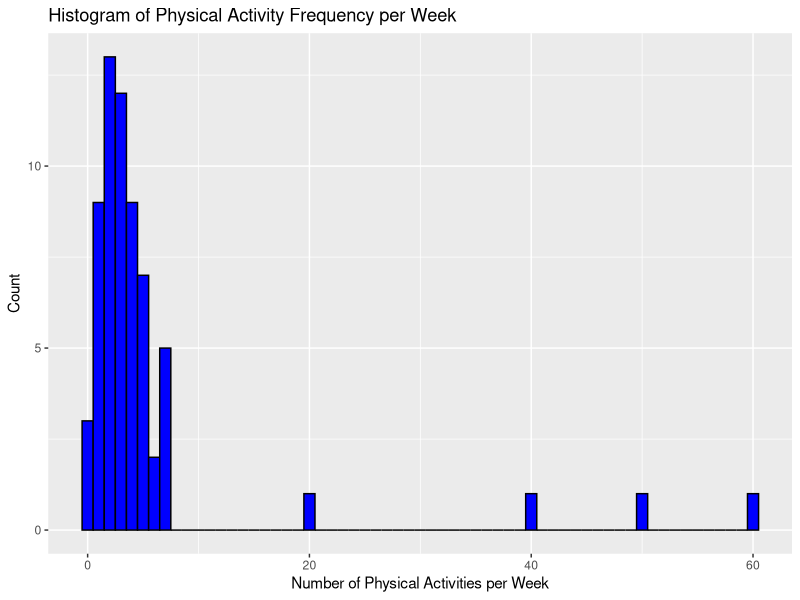
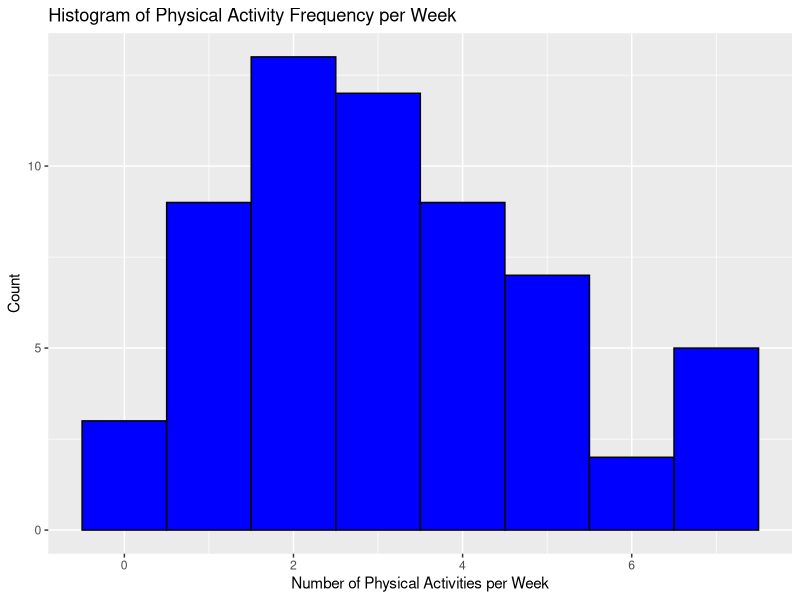
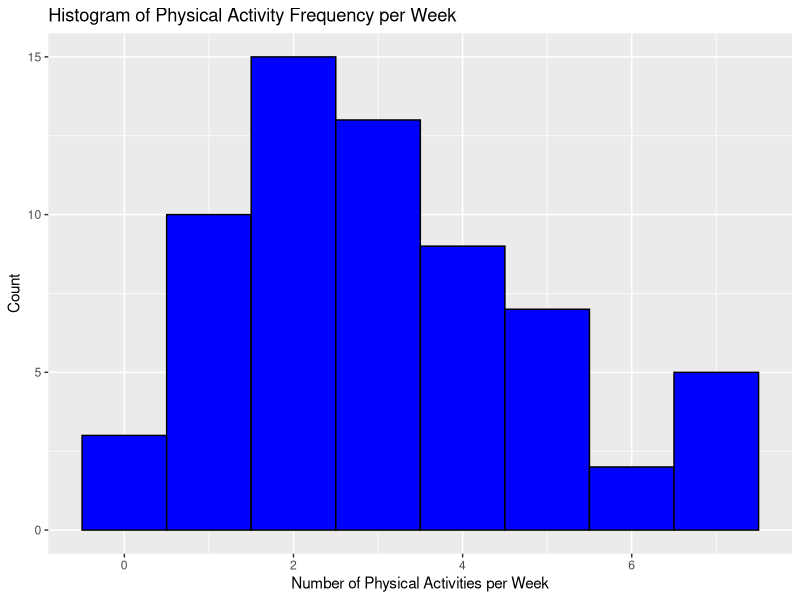
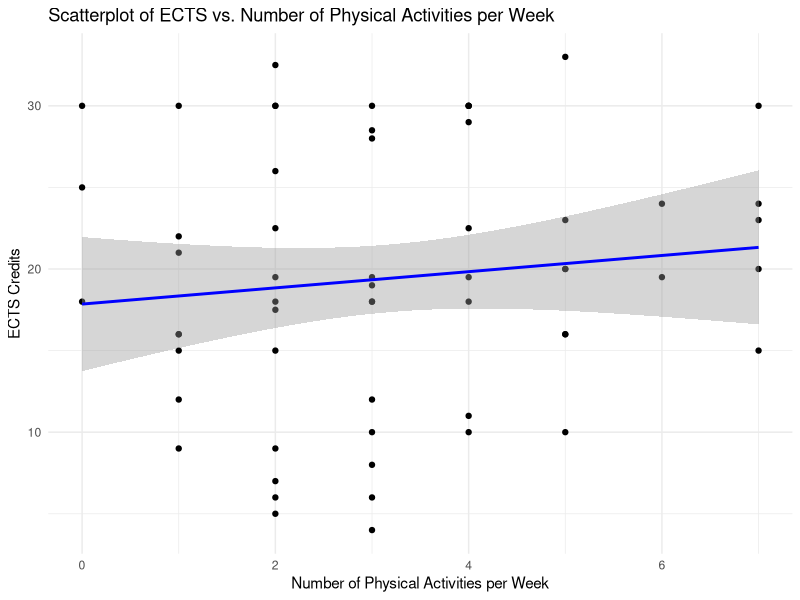
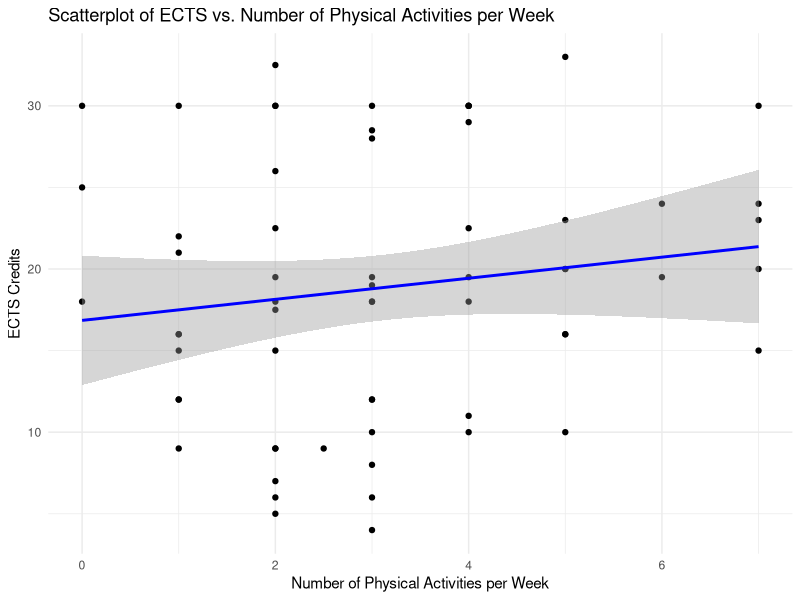
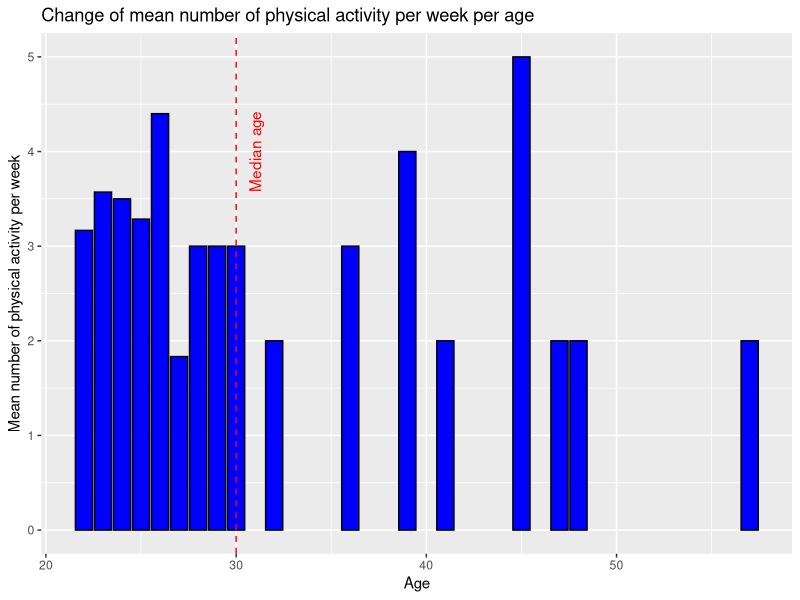
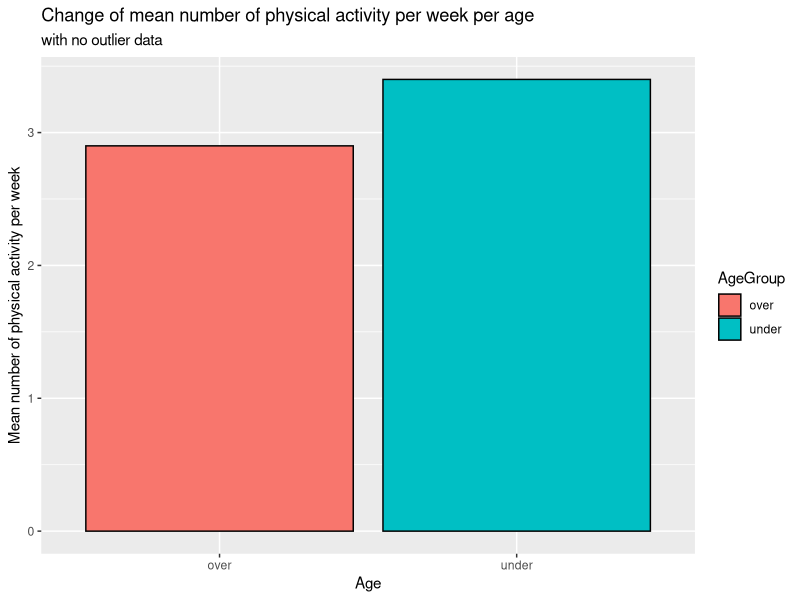
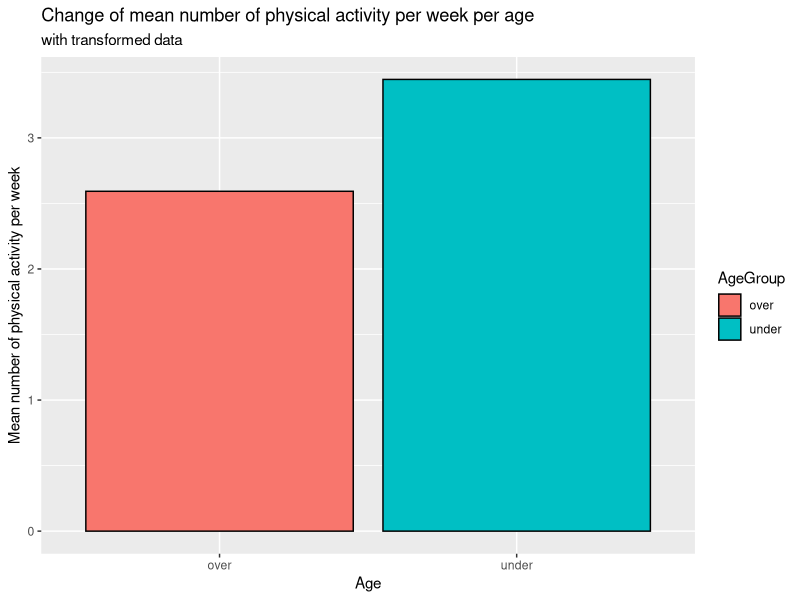

Generate these figures, in order, with R:
## ---- chunk 1
knitr::opts_chunk$set(echo = TRUE)
library(tidyverse)
library(ggplot2)
library(dplyr)
library(tidyr)
library(survey)
library(knitr)
## ---- chunk 2
# Load the survey data
survey_data <- read.csv("group14.csv", header=TRUE)
names(survey_data) <- c("Gender", "Age", "Studies", 
                        "NumberOfPhysicalActivityPerWeek", 
                        "TypeOfPhysicalActivity", 
                        "WorkStudy")

# Split WorkStudy into ECTS and HoursOfWork
survey_data <- separate(survey_data, 
                        "WorkStudy", 
                        c("ECTS", "HoursOfWork"), sep=";")

# unify different comma representations for ECTS before coercion
survey_data$ECTS <- as.numeric(sub(",", ".", survey_data$ECTS, fixed = TRUE))
survey_data$HoursOfWork <- as.numeric(survey_data$HoursOfWork)
survey_data$NumberOfPhysicalActivityPerWeek <- as.numeric(
  survey_data$NumberOfPhysicalActivityPerWeek)

# Display the data
kable(head(survey_data), caption = "Survey data set")
## ---- chunk 3
# Histogram of Physical Activity Frequency
ggplot(survey_data, aes(x = NumberOfPhysicalActivityPerWeek)) +
  geom_histogram(binwidth = 1, fill = "blue", color = "black") +
  labs(title = "Histogram of Physical Activity Frequency per Week",
       x = "Number of Physical Activities per Week",
       y = "Count")
## ---- chunk 4
Q1 <- quantile(survey_data$NumberOfPhysicalActivityPerWeek, 0.25, na.rm = TRUE)
Q3 <- quantile(survey_data$NumberOfPhysicalActivityPerWeek, 0.75, na.rm = TRUE)
IQR <- Q3 - Q1

lower_bound <- Q1 - 1.5 * IQR
upper_bound <- Q3 + 1.5 * IQR

survey_data_no_outliers <- survey_data %>%
  filter(NumberOfPhysicalActivityPerWeek >= lower_bound & NumberOfPhysicalActivityPerWeek <= upper_bound)

kable(head(survey_data_no_outliers), 
      caption = "Data with removed outliers in physical activity")
## ---- chunk 5
ggplot(survey_data_no_outliers, aes(x = NumberOfPhysicalActivityPerWeek)) +
  geom_histogram(binwidth = 1, fill = "blue", color = "black") +
  labs(title = "Histogram of Physical Activity Frequency per Week",
       x = "Number of Physical Activities per Week",
       y = "Count")
## ---- chunk 6
Q1 <- quantile(survey_data$NumberOfPhysicalActivityPerWeek, 0.25, na.rm = TRUE)
Q3 <- quantile(survey_data$NumberOfPhysicalActivityPerWeek, 0.75, na.rm = TRUE)
IQR <- Q3 - Q1

lower_bound <- Q1 - 1.5 * IQR
upper_bound <- Q3 + 1.5 * IQR

survey_data_transformed <- survey_data %>%
  mutate(NumberOfPhysicalActivityPerWeek = ifelse(
    NumberOfPhysicalActivityPerWeek < lower_bound | NumberOfPhysicalActivityPerWeek > upper_bound,
    NumberOfPhysicalActivityPerWeek / 20,
    NumberOfPhysicalActivityPerWeek
  ))

kable(head(survey_data_transformed), 
      caption = "Data with transformed physical activity")
## ---- chunk 7
ggplot(survey_data_transformed, aes(x = NumberOfPhysicalActivityPerWeek)) +
  geom_histogram(binwidth = 1, fill = "blue", color = "black") +
  labs(title = "Histogram of Physical Activity Frequency per Week",
       x = "Number of Physical Activities per Week",
       y = "Count")
## ---- chunk 8
summary_stats_transformed <- survey_data_transformed %>%
  group_by(NumberOfPhysicalActivityPerWeek) %>%
  summarise(
    Mean_ECTS = mean(ECTS, na.rm = TRUE),
    Mean_HoursOfWork = mean(HoursOfWork, na.rm = TRUE),
    SD_ECTS = sd(ECTS, na.rm = TRUE),
    SD_HoursOfWork = sd(HoursOfWork, na.rm = TRUE)
  )
summary_stats_no_outliers <- survey_data_no_outliers %>%
  group_by(NumberOfPhysicalActivityPerWeek) %>%
  summarise(
    Mean_ECTS = mean(ECTS, na.rm = TRUE),
    Mean_HoursOfWork = mean(HoursOfWork, na.rm = TRUE),
    SD_ECTS = sd(ECTS, na.rm = TRUE),
    SD_HoursOfWork = sd(HoursOfWork, na.rm = TRUE)
  )
## ---- chunk 9
kable(summary_stats_transformed, 
      caption = "Summary statistics transformed data")
## ---- chunk 10
kable(summary_stats_no_outliers, 
      caption = "Summary statistics no outliers in physical activities")
## ---- chunk 11

model_original <- lm(ECTS ~ NumberOfPhysicalActivityPerWeek + HoursOfWork, data = survey_data)
summary(model_original)

model_transformed <- lm(ECTS ~ NumberOfPhysicalActivityPerWeek + HoursOfWork, data = survey_data_transformed)
summary(model_transformed)

model_no_outliers <- lm(ECTS ~ NumberOfPhysicalActivityPerWeek + HoursOfWork, data = survey_data_no_outliers)
summary(model_no_outliers)
## ---- chunk 12

survey_design_no_outliers <- svydesign(id = ~1, data = survey_data_no_outliers, weights = ~1)
model_original <- svyglm(ECTS ~ NumberOfPhysicalActivityPerWeek + HoursOfWork, design = survey_design_no_outliers)
summary(model_original)

survey_design_transformed <- svydesign(id = ~1, data = survey_data_transformed, weights = ~1)
model_transformed <- svyglm(ECTS ~ NumberOfPhysicalActivityPerWeek + HoursOfWork, design = survey_design_transformed)
summary(model_transformed)
## ---- chunk 13
# Create a scatterplot of ECTS vs. NumberOfPhysicalActivityPerWeek with regression line
ggplot(survey_data_no_outliers, aes(x = NumberOfPhysicalActivityPerWeek, y = ECTS)) +
  geom_point() +
  geom_smooth(method = "lm", formula = y ~ x, se = TRUE, color = "blue") +
  labs(title = "Scatterplot of ECTS vs. Number of Physical Activities per Week",
       x = "Number of Physical Activities per Week",
       y = "ECTS Credits") +
  theme_minimal()

ggplot(survey_data_transformed, aes(x = NumberOfPhysicalActivityPerWeek, y = ECTS)) +
  geom_point() +
  geom_smooth(method = "lm", formula = y ~ x, se = TRUE, color = "blue") +
  labs(title = "Scatterplot of ECTS vs. Number of Physical Activities per Week",
       x = "Number of Physical Activities per Week",
       y = "ECTS Credits") +
  theme_minimal()


# Create a new data frame for predictions
new_data <- survey_data_no_outliers %>%
  mutate(Predicted_ECTS = predict(model_original, newdata = survey_data_no_outliers))
## ---- chunk 14
survey_data_grouped_age <- survey_data_no_outliers %>%
  group_by(Age) %>%
  summarise(Mean_PhysicalActivity = mean(NumberOfPhysicalActivityPerWeek))

ggplot(survey_data_grouped_age, aes(x = Age, y = Mean_PhysicalActivity)) +
  geom_col(fill = "blue", color = "black") +
  geom_vline(xintercept = median(survey_data_grouped_age$Age), 
             linetype = "dashed", 
             color = "red") +
  annotate("text", 
           x=median(survey_data_grouped_age$Age)+1, 
           y=4, 
           label="Median age", 
           angle=90, 
           color="red") +
  labs(title = "Change of mean number of physical activity per week per age",
       x = "Age",
       y = "Mean number of physical activity per week")
## ---- chunk 15
# no outlier survey data set
survey_data_no_outliers$AgeGroup <- 
  as.factor(
    ifelse(survey_data_no_outliers$Age > median(survey_data_no_outliers$Age), 
         "over", "under")
  )

# transformed survey data set
survey_data_transformed$AgeGroup <- 
  as.factor(
    ifelse(survey_data_transformed$Age > median(survey_data_transformed$Age), 
         "over", "under")
  )
## ---- chunk 16
data_outlier_agegroup <- survey_data_no_outliers %>%
  group_by(AgeGroup) %>%
  summarise(mean_PhysicalActivity = mean(NumberOfPhysicalActivityPerWeek, 
                                         na.rm = TRUE))

ggplot(data_outlier_agegroup, 
  aes(x = AgeGroup, y = mean_PhysicalActivity, fill = AgeGroup)) +
  geom_col(color = "black") +
  labs(title = "Change of mean number of physical activity per week per age",
       subtitle = "with no outlier data",
       x = "Age",
       y = "Mean number of physical activity per week")
## ---- chunk 17
data_transformed_agegroup <- survey_data_transformed %>%
  group_by(AgeGroup) %>%
  summarise(mean_PhysicalActivity = mean(NumberOfPhysicalActivityPerWeek, 
                                         na.rm = TRUE))

ggplot(data_transformed_agegroup, 
  aes(x = AgeGroup, y = mean_PhysicalActivity, fill = AgeGroup)) +
  geom_col(color = "black") +
  labs(title = "Change of mean number of physical activity per week per age",
       subtitle = "with transformed data",
       x = "Age",
       y = "Mean number of physical activity per week")
## ---- chunk 18
summary_stats_transformed_rq2 <- survey_data_transformed %>%
  group_by(AgeGroup) %>%
  summarise(
    Mean_physical = mean(NumberOfPhysicalActivityPerWeek, na.rm = TRUE),
    Median_physical = median(NumberOfPhysicalActivityPerWeek, na.rm = TRUE),
    SD_physical = sd(NumberOfPhysicalActivityPerWeek, na.rm = TRUE),
  )

summary_stats_no_outliers_rq2 <- survey_data_no_outliers %>%
  group_by(AgeGroup) %>%
  summarise(
    Mean_physical = mean(NumberOfPhysicalActivityPerWeek, na.rm = TRUE),
    Median_physical = median(NumberOfPhysicalActivityPerWeek, na.rm = TRUE),
    SD_physical = sd(NumberOfPhysicalActivityPerWeek, na.rm = TRUE),
  )
## ---- chunk 19
# combine into one df
summary_stats_rq2 <- tibble(
  AgeGroup = c(summary_stats_no_outliers_rq2$AgeGroup, 
               summary_stats_transformed_rq2$AgeGroup),
  Mean = c(summary_stats_no_outliers_rq2$Mean_physical, 
           summary_stats_transformed_rq2$Mean_physical),
  Median = c(summary_stats_no_outliers_rq2$Median_physical, 
             summary_stats_transformed_rq2$Median_physical),
  SD = c(summary_stats_no_outliers_rq2$SD_physical, 
         summary_stats_transformed_rq2$SD_physical),
  Method = c(rep("Transform", length(summary_stats_no_outliers_rq2$AgeGroup)), 
             rep("Outlier", length(summary_stats_transformed_rq2$AgeGroup)))
)
## ---- chunk 20
ggplot(summary_stats_rq2, aes(x = AgeGroup, y = Median, fill = AgeGroup)) +
  geom_col() +
  labs(
    title = "Median number of physical activities in age groups per methods",
    x = "Age groups",
    y = "Median") +
  theme(legend.position = "none") +
  facet_wrap(~ Method)
## ---- chunk 21
ggplot(summary_stats_rq2, aes(x = AgeGroup, y = Mean, fill = AgeGroup)) +
  geom_col() +
  labs(
    title = "Mean number of physical activities in age groups per methods",
    x = "Age groups",
    y = "Median") +
  theme(legend.position = "none") +
  facet_wrap(~ Method)
## ---- chunk 22
ggplot(survey_data_transformed, 
       aes(x = AgeGroup, 
           y = NumberOfPhysicalActivityPerWeek, 
           fill = AgeGroup)) +
  geom_boxplot() +
  labs(
    title = "Activities per Week by Age Group",
    subtitle = "with transformation",
    x = "Age Group", 
    y = "Activities per Week") +
  theme(legend.position = "none")
## ---- chunk 23
ggplot(survey_data_no_outliers, 
       aes(x = AgeGroup, 
           y = NumberOfPhysicalActivityPerWeek, 
           fill = AgeGroup)) +
  geom_boxplot() +
  labs(
    title = "Activities per Week by Age Group", 
    subtitle = "with no outliers",
    x = "Age Group", 
    y = "Activities per Week") +
  theme(legend.position = "none")
## ---- chunk 24
shapiro.test(
  survey_data_transformed$NumberOfPhysicalActivityPerWeek[survey_data_transformed$AgeGroup == "under"])

shapiro.test(
  survey_data_transformed$NumberOfPhysicalActivityPerWeek[survey_data_transformed$AgeGroup == "over"])
## ---- chunk 25
shapiro.test(
  survey_data_no_outliers$NumberOfPhysicalActivityPerWeek[survey_data_no_outliers$AgeGroup == "under"])

shapiro.test(
  survey_data_no_outliers$NumberOfPhysicalActivityPerWeek[survey_data_no_outliers$AgeGroup == "over"])
## ---- chunk 26
wilcox.test(
  NumberOfPhysicalActivityPerWeek ~ AgeGroup, 
  data = survey_data_transformed
)

wilcox.test(
  NumberOfPhysicalActivityPerWeek ~ AgeGroup, 
  data = survey_data_no_outliers
)
## ---- chunk 27
model_transformed_rq2 <- lm(NumberOfPhysicalActivityPerWeek ~ AgeGroup, 
                     data = survey_data_transformed)
summary(model_transformed_rq2)

model_outliers_rq2 <- lm(NumberOfPhysicalActivityPerWeek ~ AgeGroup, 
                     data = survey_data_no_outliers)
summary(model_outliers_rq2)
